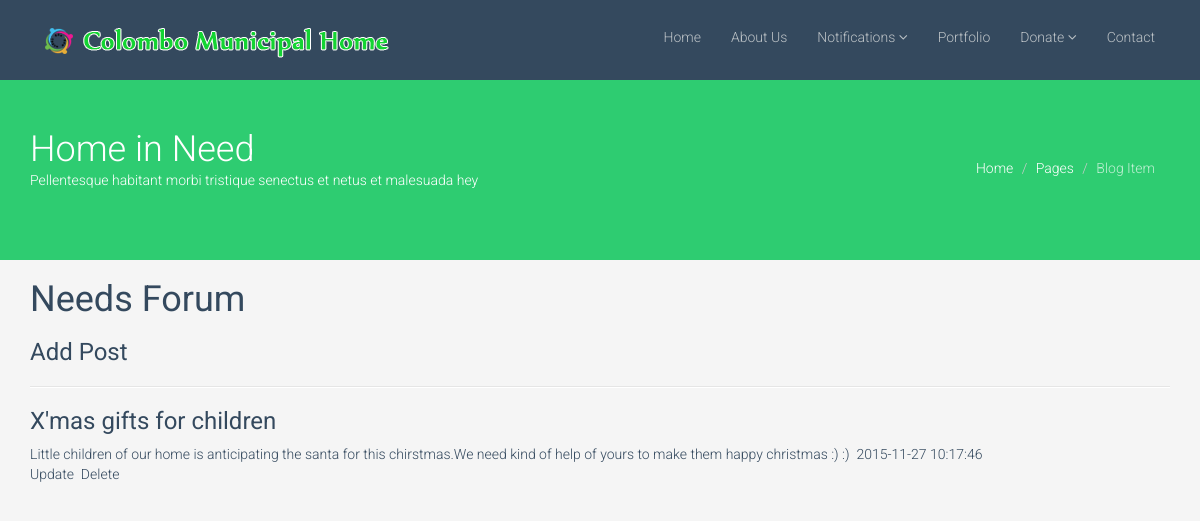
The page /8-codeigniter/blog/read/4 on the database its author committed.
### tables this page shows
CREATE TABLE IF NOT EXISTS `post` (
  `id` int(11) NOT NULL AUTO_INCREMENT,
  `title` varchar(255) NOT NULL,
  `content` text NOT NULL,
  `created` timestamp NOT NULL DEFAULT CURRENT_TIMESTAMP,
  PRIMARY KEY (`id`)
);

### 8-codeigniter/application/controllers/blog.php (called while the page is built, shortened)
<?php
class Blog extends Controller
{
	public function __construct()
	{
		$this->load->database();
		$this->load->helper('url');
		$this->load->model('Post_model', 'post');
	}
	public function read()
	{
		$id = $this->uri->segment(3);
		$data['post'] = $this->post->getById($id);
		$this->load->view('header');
		$this->load->view('read', $data);
		$this->load->view('footer');
	}
}

### 8-codeigniter/system/codeigniter/CodeIgniter.php (called while the page is built, shortened)
<?php  if ( ! defined('BASEPATH')) exit('No direct script access allowed');
$EXT =& load_class('Hooks');
$EXT->_call_hook('pre_system');
$URI =& load_class('URI');
$RTR =& load_class('Router');
$method = $RTR->fetch_method();
$EXT->_call_hook('pre_controller');
$CI = new $class();
if ($RTR->scaffolding_request === TRUE)
{
	if ($EXT->_call_hook('scaffolding_override') === FALSE)
	{
		$CI->_ci_scaffolding();
	}
}
else
{
	if (method_exists($CI, '_remap'))
	{
		$CI->_remap($method);
	}
	else
	{
		call_user_func_array(array(&$CI, $method), array_slice($URI->rsegments, 2));
	}
}

### 8-codeigniter/index.php (called while the page is built, shortened)
<?php
require_once BASEPATH.'codeigniter/CodeIgniter'.EXT;

### 8-codeigniter/application/models/post_model.php (called while the page is built, shortened)
<?php
class Post_model extends Model
{
	public function getById($id)
	{
		$query = $this->db->get_where('post', array('id' => $id));
		return $query->row();
	}
}

### 8-codeigniter/system/codeigniter/Base5.php (called while the page is built)
<?php  if ( ! defined('BASEPATH')) exit('No direct script access allowed');
class CI_Base {
	private static $instance;
	public function CI_Base()
	{
		self::$instance =& $this;
	}
	public static function &get_instance()
	{
		return self::$instance;
	}
}
function &get_instance()
{
	return CI_Base::get_instance();
}

### 8-codeigniter/application/views/read.php (the view)
<h3>
	<?php echo $post->title; ?>
</h3>
<p>
	<?php echo $post->content; ?>&nbsp
	<?php echo $post->created; ?><br />
	<?php echo anchor('blog/update/'.$post->id, 'Update'); ?>&nbsp
	<?php echo anchor('blog/delete/'.$post->id, 'Delete', array('onclick' => "return confirm('Are you sure want to delete this post?')")); ?>
</p>

### 8-codeigniter/css/main.css (style rules this page uses)
body { padding-top: 80px; color: #34495e; background: #f5f5f5; font-family: 'Roboto', sans-serif; font-weight: 300; }
h1, h2, h3, h4, h5, h6 { font-family: 'Roboto', sans-serif; font-weight: 400; }
a { color: #34495e; -webkit-transition: 300ms; -moz-transition: 300ms; -o-transition: 300ms; transition: 300ms; }

### rows shown on the page
post: title "X'mas gifts for children", content "Little children of our home is anticipating the santa for this chirstmas.We need kind of help of yours to make them happy christmas :) :)", created "2015-11-27 10:17:46", id "Update", id "Delete"

### other values the page prints
anchor('blog/create', 'Add Post') "Add Post"
